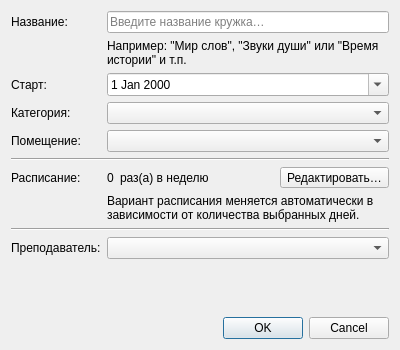
<?xml version="1.0" encoding="UTF-8"?>
<ui version="4.0">
 <class>Dialog</class>
 <widget class="QDialog" name="Dialog">
  <property name="geometry">
   <rect>
    <x>0</x>
    <y>0</y>
    <width>400</width>
    <height>350</height>
   </rect>
  </property>
  <property name="windowTitle">
   <string>Регистрация секции</string>
  </property>
  <layout class="QVBoxLayout" name="verticalLayout">
   <item>
    <layout class="QFormLayout" name="formLayout_2">
     <item row="0" column="0">
      <widget class="QLabel" name="label_5">
       <property name="text">
        <string>Название:</string>
       </property>
      </widget>
     </item>
     <item row="0" column="1">
      <widget class="QLineEdit" name="titleLineEdit">
       <property name="maxLength">
        <number>256</number>
       </property>
       <property name="placeholderText">
        <string>Введите название кружка…</string>
       </property>
       <property name="clearButtonEnabled">
        <bool>true</bool>
       </property>
      </widget>
     </item>
     <item row="1" column="1">
      <widget class="QLabel" name="label_12">
       <property name="text">
        <string>Например: &quot;Мир слов&quot;, &quot;Звуки души&quot; или &quot;Время истории&quot; и т.п.</string>
       </property>
       <property name="wordWrap">
        <bool>true</bool>
       </property>
      </widget>
     </item>
     <item row="2" column="0">
      <widget class="QLabel" name="label_8">
       <property name="text">
        <string>Старт:</string>
       </property>
      </widget>
     </item>
     <item row="2" column="1">
      <widget class="QDateEdit" name="startDateEdit">
       <property name="calendarPopup">
        <bool>true</bool>
       </property>
      </widget>
     </item>
     <item row="3" column="0">
      <widget class="QLabel" name="label_6">
       <property name="text">
        <string>Категория:</string>
       </property>
      </widget>
     </item>
     <item row="3" column="1">
      <widget class="QComboBox" name="typeComboBox">
       <property name="placeholderText">
        <string>Не выбрано</string>
       </property>
      </widget>
     </item>
     <item row="4" column="0">
      <widget class="QLabel" name="label_11">
       <property name="text">
        <string>Помещение:</string>
       </property>
      </widget>
     </item>
     <item row="4" column="1">
      <widget class="QComboBox" name="locationComboBox">
       <property name="placeholderText">
        <string>Не выбрано</string>
       </property>
      </widget>
     </item>
     <item row="5" column="0" colspan="2">
      <widget class="Line" name="line">
       <property name="orientation">
        <enum>Qt::Horizontal</enum>
       </property>
      </widget>
     </item>
     <item row="6" column="0">
      <widget class="QLabel" name="label">
       <property name="text">
        <string>Расписание:</string>
       </property>
      </widget>
     </item>
     <item row="6" column="1">
      <layout class="QHBoxLayout" name="horizontalLayout">
       <item>
        <widget class="QLabel" name="scheduleTypeLabel">
         <property name="text">
          <string>0</string>
         </property>
        </widget>
       </item>
       <item>
        <widget class="QLabel" name="label_10">
         <property name="text">
          <string>раз(а) в неделю</string>
         </property>
        </widget>
       </item>
       <item>
        <spacer name="horizontalSpacer">
         <property name="orientation">
          <enum>Qt::Horizontal</enum>
         </property>
         <property name="sizeHint" stdset="0">
          <size>
           <width>40</width>
           <height>20</height>
          </size>
         </property>
        </spacer>
       </item>
       <item>
        <widget class="QToolButton" name="editScheduleButton">
         <property name="text">
          <string>Редактировать…</string>
         </property>
        </widget>
       </item>
      </layout>
     </item>
     <item row="7" column="1">
      <widget class="QLabel" name="label_13">
       <property name="text">
        <string>Вариант расписания меняется автоматически в зависимости от количества выбранных дней.</string>
       </property>
       <property name="wordWrap">
        <bool>true</bool>
       </property>
      </widget>
     </item>
     <item row="8" column="0" colspan="2">
      <widget class="Line" name="line_2">
       <property name="orientation">
        <enum>Qt::Horizontal</enum>
       </property>
      </widget>
     </item>
     <item row="9" column="0">
      <widget class="QLabel" name="label_7">
       <property name="text">
        <string>Преподаватель:</string>
       </property>
      </widget>
     </item>
     <item row="9" column="1">
      <widget class="QComboBox" name="teacherComboBox">
       <property name="placeholderText">
        <string>Не выбрано</string>
       </property>
      </widget>
     </item>
    </layout>
   </item>
   <item>
    <spacer name="verticalSpacer">
     <property name="orientation">
      <enum>Qt::Vertical</enum>
     </property>
     <property name="sizeHint" stdset="0">
      <size>
       <width>20</width>
       <height>40</height>
      </size>
     </property>
    </spacer>
   </item>
   <item>
    <widget class="QDialogButtonBox" name="buttonBox">
     <property name="orientation">
      <enum>Qt::Horizontal</enum>
     </property>
     <property name="standardButtons">
      <set>QDialogButtonBox::Cancel|QDialogButtonBox::Ok</set>
     </property>
    </widget>
   </item>
  </layout>
 </widget>
 <resources/>
 <connections>
  <connection>
   <sender>buttonBox</sender>
   <signal>accepted()</signal>
   <receiver>Dialog</receiver>
   <slot>accept()</slot>
   <hints>
    <hint type="sourcelabel">
     <x>248</x>
     <y>254</y>
    </hint>
    <hint type="destinationlabel">
     <x>157</x>
     <y>274</y>
    </hint>
   </hints>
  </connection>
  <connection>
   <sender>buttonBox</sender>
   <signal>rejected()</signal>
   <receiver>Dialog</receiver>
   <slot>reject()</slot>
   <hints>
    <hint type="sourcelabel">
     <x>316</x>
     <y>260</y>
    </hint>
    <hint type="destinationlabel">
     <x>286</x>
     <y>274</y>
    </hint>
   </hints>
  </connection>
 </connections>
</ui>
